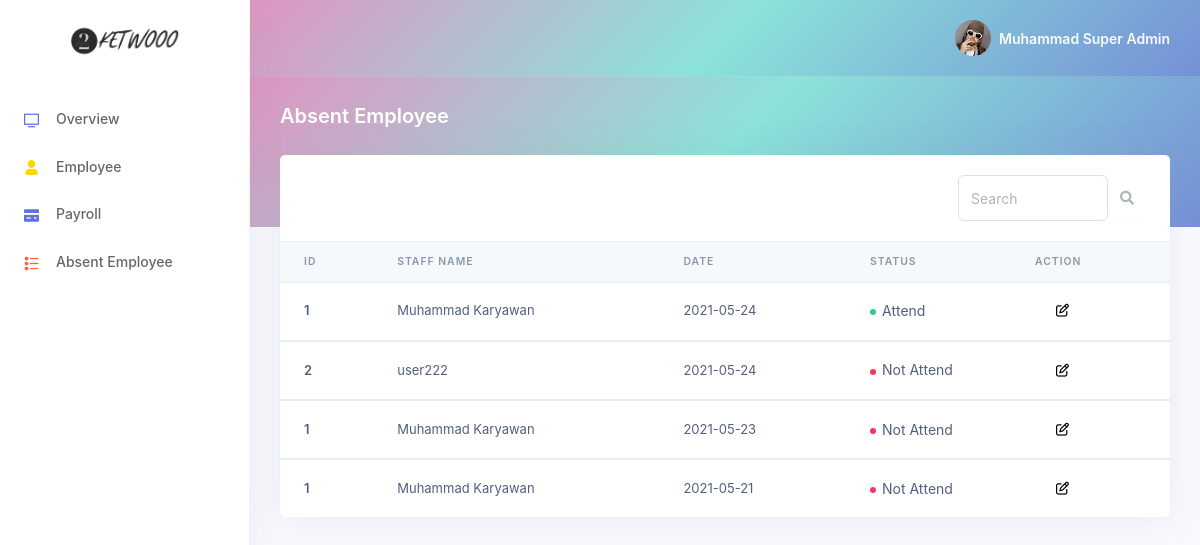
/index.php?page=AbsentEmployee (signed in), run on an earlier commit of the app's database.
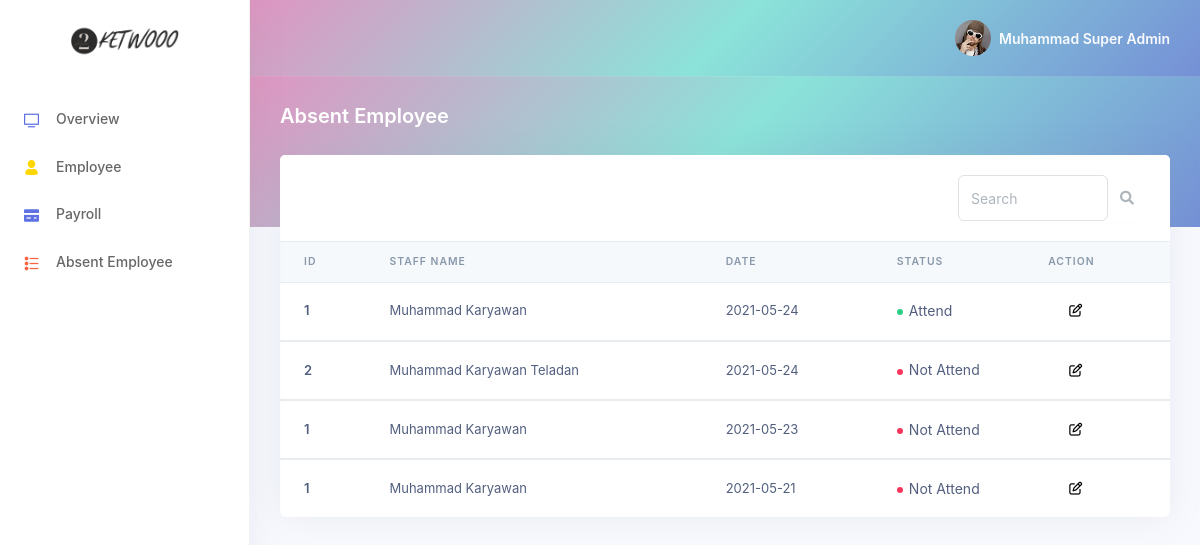
And on a later commit of the database.
### tables this page shows
CREATE TABLE `attendance` (
  `id_attendance` int(16) NOT NULL,
  `id_user` int(16) NOT NULL,
  `attendance_date` varchar(16) DEFAULT NULL,
  `attendance_status` tinyint(1) DEFAULT 0
);

CREATE TABLE `user` (
  `id_user` int(16) NOT NULL,
  `nama_user` varchar(64) NOT NULL,
  `email_user` varchar(64) NOT NULL,
  `password_user` varchar(64) NOT NULL,
  `level_user` enum('karyawan','admin_financial','admin_personalia','super_admin') NOT NULL,
  `jabatan` varchar(32) DEFAULT NULL,
  `join_date` date NOT NULL
);

### AbsentEmployee.php (the view, shortened to what this page needs)
<?php
  include("system/connection.php");
?>
        <div class="header gradient-bg pb-6">
            <div class="container-fluid">
                <div class="header-body">
                    <div class="row align-items-center py-4">
                        <div class="col-lg-6 col-7">
                            <h6 class="h2 text-white d-inline-block mb-0">Absent Employee</h6>
                        </div>
                    </div>
                </div>
            </div>
        </div>
        <div class="container-fluid mt--6">
            <div class="row">
                <div class="col">
                    <div class="card">
                        <div class="card-header border-0">
                            <div class="row align-items-center">
                                <div class="col-xl-3 text-right">
                                    <div class="input-group rounded">
                                        <input type="search" class="form-control rounded" placeholder="Search" aria-label="Search" aria-describedby="search-addon" />
                                        <span class="input-group-text border-0" id="search-addon">
                                            <i class="fas fa-search"></i>
                                          </span>
                                    </div>
                                </div>
                            </div>
                        </div>
                        <div class="table-responsive">
                            <table class="table align-items-center table-flush">
                                <thead class="thead-light">
                                    <tr>
                                        <th scope="col">ID</th>
                                        <th scope="col">Staff Name</th>
                                        <th scope="col">Date</th>
                                        <th scope="col">Status</th>
                                        <th scope="col">Action</th>
                                    </tr>
                                </thead>
                                <?php
                                    $select = mysqli_query($connection,"SELECT * FROM attendance INNER JOIN user ON attendance.id_user = user.id_user");
                                    foreach($select as $data){
                                ?>
                                <tbody>
                                    <tr>
                                        <th scope="row">
                                            <?= $data['id_user'] ?>
                                        </th>
                                        <td>
                                            <?= $data['nama_user'] ?>
                                        </td>
                                        <td>
                                            <?= $data['attendance_date'] ?>
                                        </td>
                                        <td>
                                        <?php
                                            if($data['attendance_status'] == 1){
                                            echo '<span class="badge badge-dot mr--4">
                                            <i class="bg-success"></i>Attend
                                            </span>';
                                            }else{
                                            echo '<span class="badge badge-dot mr--4">
                                            <i class="bg-danger"></i>Not Attend
                                            </span>';
                                        } ?>
                                        </td>
                                        <td>
                                            <div class="col-2">
                                                <button type="button" class="editprofile fa fa-edit" data-toggle="modal" data-target="#edit_attend"></button>
                                            </div>
                                        </td>
                                    </tr>
                                    <?php } ?>
                                </tbody>
                            </table>
                        </div>
                    </div>
                </div>
            </div>
        </div>
    </div>

What changed in the data, as far as the page shows it:
changed through a linked row, attendance: id_user.nama_user "user222" → "Muhammad Karyawan Teladan"
